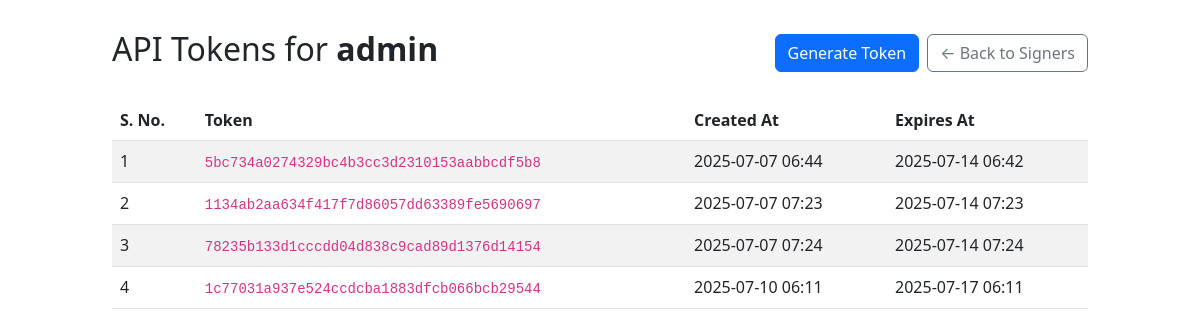
The page /accounts/tokens/ (signed in) on the database as committed earlier.
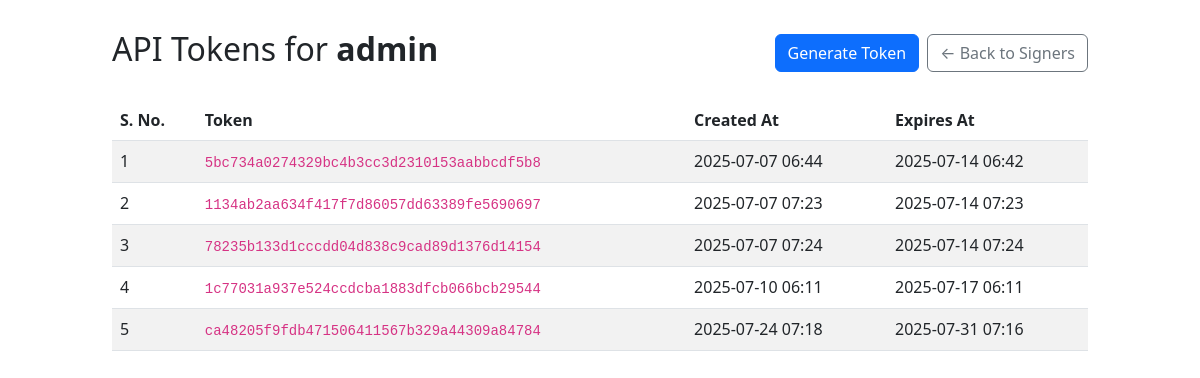
The same page on the database as committed later.
### users/models.py (models this page shows, shortened)
class UserToken(models.Model):
    user = models.ForeignKey(User, on_delete=models.CASCADE, related_name='tokens')
    key = models.CharField(max_length=40, unique=True)
    created_at = models.DateTimeField(auto_now_add=True)
    expires_at = models.DateTimeField()

### users/views.py (the view)
# urls.py: path('tokens/', TokenListView.as_view(), name='token_list'),
class TokenListView(LoginRequiredMixin, ListView):
    model = UserToken
    template_name = 'users/token_list.html'
    context_object_name = 'tokens'
    def get_queryset(self) -> Any:
        return UserToken.objects.filter(user=self.request.user)

### templates/users/token_list.html (shortened to what this page needs)
<!DOCTYPE html>
<html lang="en">
<head>
    <link href="https://cdn.jsdelivr.net/npm/bootstrap@5.3.0/dist/css/bootstrap.min.css" rel="stylesheet">
</head>
<body>
<div class="container table-container">
  <div class="d-flex justify-content-between align-items-center mb-4">
    <h2>API Tokens for <strong>{{ request.user.username }}</strong></h2>
    <div class="d-flex align-items-center">
        <a href="{% url 'api_token' %}" class="btn btn-primary me-2">Generate Token</a>
        <a href="{% url 'signerList' %}" class="btn btn-outline-secondary">← Back to Signers</a>
    </div>
  </div>
    <div class="table-responsive">
        <table class="table table-striped table-hover">
            <thead class="table-header">
                <tr>
                    <th>S. No.</th>
                    <th>Token</th>
                    <th>Created At</th>
                    <th>Expires At</th>
                </tr>
            </thead>
            <tbody>
            {% for token in tokens %}
                <tr>
                    <td>{{ forloop.counter }}</td>
                    <td><code>{{ token.key }}</code></td>
                    <td>{{ token.created_at|date:"Y-m-d H:i" }}</td>
                    <td>
                        {% if token.expires_at < now %}
                            <span class="text-danger">{{ token.expires_at|date:"Y-m-d H:i" }} (Expired)</span>
                        {% else %}
                            {{ token.expires_at|date:"Y-m-d H:i" }}
                        {% endif %}
                    </td>
                </tr>
            {% empty %}
                <tr>
                    <td colspan="4" class="text-center">No tokens found. Click "Generate New Token" above.</td>
                </tr>
            {% endfor %}
            </tbody>
        </table>
    </div>
</div>
</body>
</html>

### templates/users/token_list.html (style rules this page uses)
.table-container { margin: 30px auto; max-width: 1000px; }
.table-header { background-color: #ffc107; color: black; }

Rows that differ between the two databases and show on the page:
added UserToken: key "ca48205f9fdb471506411567b329a44309a84784", created_at "2025-07-24 07:18", expires_at "2025-07-31 07:16"
